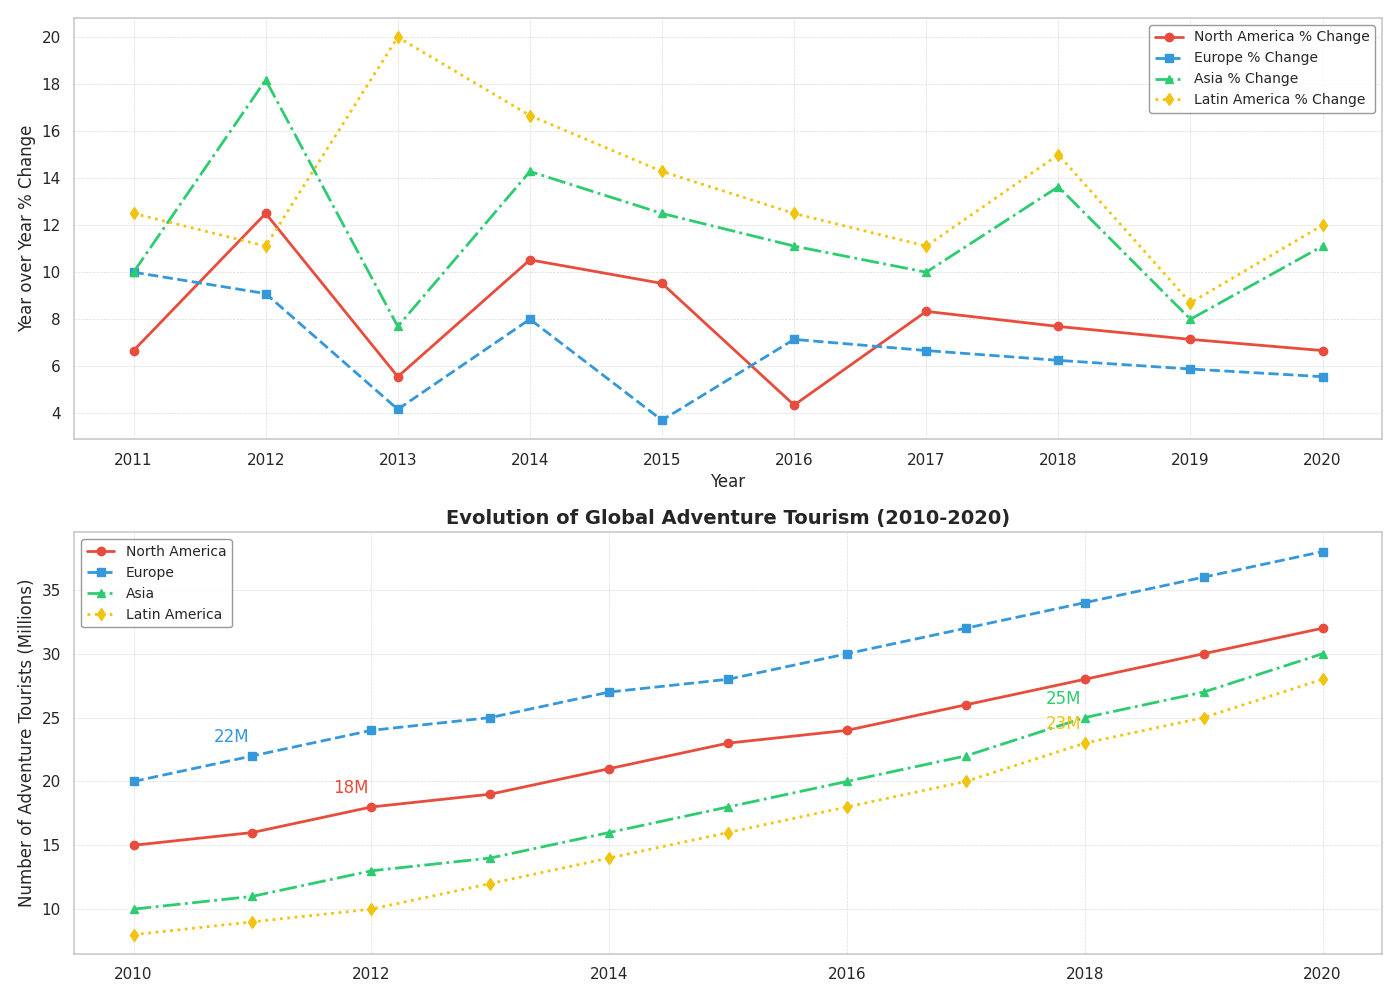

Write Python code to recreate this figure.
import matplotlib.pyplot as plt
import numpy as np
from matplotlib.ticker import MaxNLocator

# Years from 2010 to 2020
years = np.arange(2010, 2021)

# Adventure tourism data (in millions) for different regions over the years
north_america = np.array([15, 16, 18, 19, 21, 23, 24, 26, 28, 30, 32])
europe = np.array([20, 22, 24, 25, 27, 28, 30, 32, 34, 36, 38])
asia = np.array([10, 11, 13, 14, 16, 18, 20, 22, 25, 27, 30])
latin_america = np.array([8, 9, 10, 12, 14, 16, 18, 20, 23, 25, 28])

# Calculate the percentage change year over year
percent_change_na = np.diff(north_america) / north_america[:-1] * 100
percent_change_eu = np.diff(europe) / europe[:-1] * 100
percent_change_asia = np.diff(asia) / asia[:-1] * 100
percent_change_la = np.diff(latin_america) / latin_america[:-1] * 100

# Create a figure with two subplots
fig, axs = plt.subplots(2, 1, figsize=(14, 10))

# Second subplot: Year over year percentage change (now the first subplot)
axs[0].plot(years[1:], percent_change_na, label='North America % Change', marker='o', color='#e74c3c', linestyle='-', linewidth=2)
axs[0].plot(years[1:], percent_change_eu, label='Europe % Change', marker='s', color='#3498db', linestyle='--', linewidth=2)
axs[0].plot(years[1:], percent_change_asia, label='Asia % Change', marker='^', color='#2ecc71', linestyle='-.', linewidth=2)
axs[0].plot(years[1:], percent_change_la, label='Latin America % Change', marker='d', color='#f1c40f', linestyle=':', linewidth=2)

axs[0].set_xlabel("Year", fontsize=12)
axs[0].set_ylabel("Year over Year % Change", fontsize=12)
axs[0].legend(loc='upper right', fontsize=10, edgecolor='gray')
axs[0].grid(True, linestyle='--', linewidth=0.5, alpha=0.7)
axs[0].xaxis.set_major_locator(MaxNLocator(integer=True))

# First subplot: Original line plot with enhancements (now the second subplot)
axs[1].plot(years, north_america, label='North America', marker='o', color='#e74c3c', linestyle='-', linewidth=2)
axs[1].plot(years, europe, label='Europe', marker='s', color='#3498db', linestyle='--', linewidth=2)
axs[1].plot(years, asia, label='Asia', marker='^', color='#2ecc71', linestyle='-.', linewidth=2)
axs[1].plot(years, latin_america, label='Latin America', marker='d', color='#f1c40f', linestyle=':', linewidth=2)

# Annotate each region's significant data point
for region, color, data in zip(
    ['North America', 'Europe', 'Asia', 'Latin America'],
    ['#e74c3c', '#3498db', '#2ecc71', '#f1c40f'],
    [north_america, europe, asia, latin_america]
):
    turning_point_index = np.argmax(np.diff(data))
    axs[1].annotate(f"{data[turning_point_index + 1]}M",
                    (years[turning_point_index + 1], data[turning_point_index + 1]),
                    textcoords="offset points", xytext=(-15,10), ha='center', color=color)

axs[1].set_title("Evolution of Global Adventure Tourism (2010-2020)", fontsize=14, fontweight='bold')
axs[1].set_ylabel("Number of Adventure Tourists (Millions)", fontsize=12)
axs[1].legend(loc='upper left', fontsize=10, edgecolor='gray')
axs[1].grid(True, linestyle='--', linewidth=0.5, alpha=0.7)
axs[1].xaxis.set_major_locator(MaxNLocator(integer=True))

# Adjust layout to prevent overlap
plt.tight_layout()

# Display the chart
plt.show()
